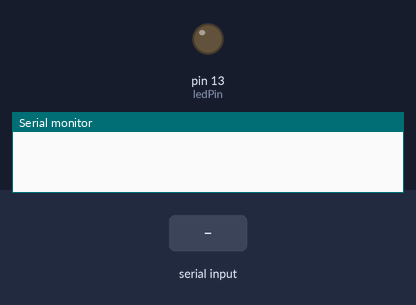
Simulated run of this sketch. Board: Arduino Uno, built with avr-gcc and run on an emulated ATmega328P. On the bench: output pins drawn as LEDs (lit = HIGH), the last lines printed to the serial monitor. Inputs (shaded band) come from the test bench.

Above: at 1.2 s.
1.3 s: "ON\n" received over Serial
At 2.5 s:
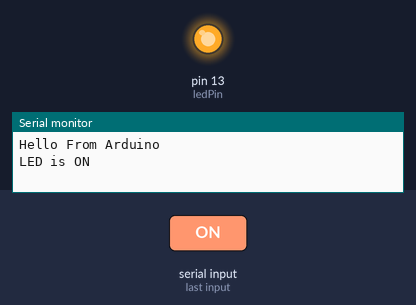
2.8 s: "OFF\n" received over Serial
At 3.8 s:
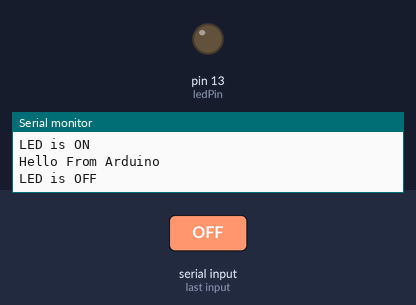
Timing chart, 0 to 5.8 s (numbered marks = the images above; inputs shaded):
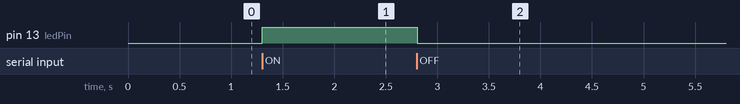

Measured:
- after the input at 1.3 s, pin 13 (ledPin): LOW → HIGH at once
- after the input at 2.8 s, pin 13 (ledPin): HIGH → LOW at once

The sketch:

ArduinoC__.ino
```cpp
int ledPin = 13;

void setup() {
  // put your setup code here, to run once:
  Serial.begin(9600);
  pinMode(ledPin,OUTPUT);

}

void loop() {
  // put your main code here, to run repeatedly:
  if(Serial.available()> 0){
    String info;
    Serial.println("Hello From Arduino");
    info = Serial.readStringUntil('\n');
    if(info.equals("ON")){
      digitalWrite(ledPin, HIGH);
      Serial.println("LED is ON");
    }
    else if(info.equals("OFF")){
      digitalWrite(ledPin,LOW);
      Serial.println("LED is OFF");
    }
  }

 }
```
